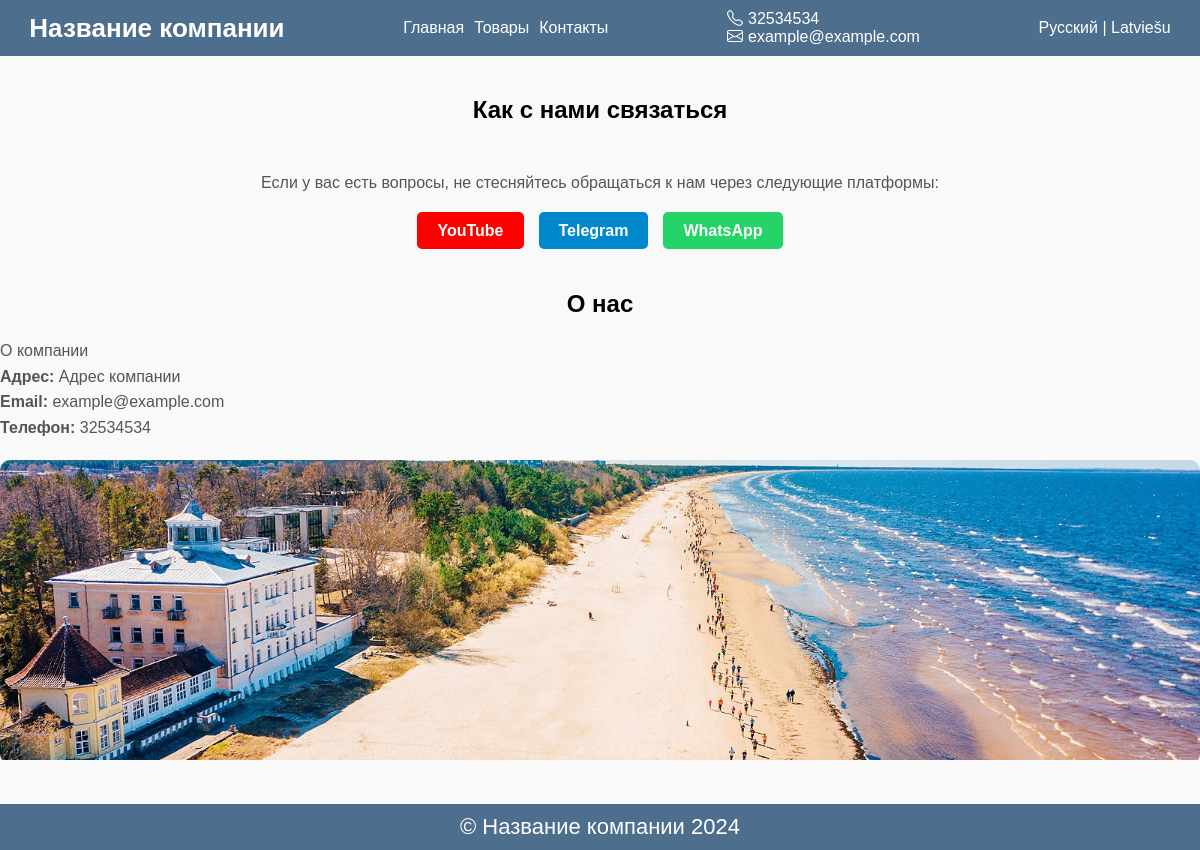
The app's page /ru/contacts/ with its own data.
### base/models.py (models this page shows, shortened)
class Company(models.Model):
    name = models.CharField(max_length=255, help_text="название компании", default="Название компании")
    phone_number = models.CharField(max_length=20, help_text="номер телефона", default="Номер телефона")
    email = models.EmailField(help_text="gmail почта", default="example@example.com")
    telegram_link = models.URLField(blank=True, null=True, help_text="ссылка на контакт в телеграм", default="")
    youtube_link = models.URLField(blank=True, null=True, help_text="ссылка на ютуб канал", default="")
    whatsapp_link = models.URLField(blank=True, null=True, help_text="ссылка на контакт в ватсапп", default="")
    address = models.CharField(max_length=255, help_text="адрес компании", default="Адрес компании")
    about = models.TextField(help_text="О компании текст", default="О компании")
    location_image = models.ImageField(upload_to='images/', blank=True, null=True, help_text="картинка города (где базируется компания)", default='images/jurmala.jpg')
    intro_img = models.ImageField(upload_to='images/', blank=True, null=True, help_text="картинка города (где базируется компания)", default='images/intro.jpg')
    class Meta:
        verbose_name = "Компания"
        verbose_name_plural = "Компания"

### base/views.py (the view)
# urls.py: path('contacts/', views.contacts, name='contacts'),
def contacts(request):
    company_info = get_company_info()
    return render(request, 'contacts.html', {'company_info': company_info})

### base/views.py (called while the page is built)
def get_company_info():
    company_info = Company.objects.first()
    return company_info

### templates/contacts.html
{% extends "main.html" %}
{% load static %}
{% load i18n %}
{% block content %}
<div class="contacts main-content">
  <div class="container">
    <h2 class="section-title">{% trans "Как с нами связаться" %}</h2>
    <div class="contacts__inner">
        <p>{% trans "Если у вас есть вопросы, не стесняйтесь обращаться к нам через следующие платформы:" %}</p>
        <ul class="social-links">
            <li>
                <a href="{{ company_info.youtube_link }}" target="_blank" class="social-link youtube">
                    {% trans "YouTube" %}
                </a>
            </li>
            <li>
                <a href="{{ company_info.telegram_link }}" target="_blank" class="social-link telegram">
                    {% trans "Telegram" %}
                </a>
            </li>
            <li>
                <a href="{{ company_info.whatsapp_link }}" target="_blank" class="social-link whatsapp">
                    {% trans "WhatsApp" %}
                </a>
            </li>
        </ul>
    </div>
    <div class="location-info">
        <h2>{% trans "О нас" %}</h2>
        <p>{{ company_info.about }}</p>
        <p><strong>{% trans "Адрес:" %}</strong> {{ company_info.address }}</p>
        <p><strong>{% trans "Email:" %}</strong> <a href="mailto:{{ company_info.email }}">{{ company_info.email }}</a></p>
        <p><strong>{% trans "Телефон:" %}</strong> <a href="tel:{{ company_info.phone_number }}">{{ company_info.phone_number }}</a></p>
        <div class="img__container">
            <img src="{{ company_info.location_image.url }}" alt="{% trans 'Юрмала' %}" class="location-image">
        </div>
    </div>
  </div>
</div>
{% endblock %}

### templates/header.html (shortened to what this page needs)
{% load static %}
{% load i18n %}
{% block content %}
<header class="header">
  <div class="container">
    <div class="header__inner">
      <h1 class="header-logo">{{ company_info.name }}</h1>
      <nav class="header-menu">
        <a href="{% url 'home' %}">{% trans "Главная" %}</a>
        <a href="{% url 'products' %}">{% trans "Товары" %}</a>
        <a href="{% url 'contacts' %}">{% trans "Контакты" %}</a>
      </nav>
      <div class="header-info">
        <a href="tel:{{ company_info.phone_number }}"><i class="bi bi-telephone"></i>{{ company_info.phone_number }}</a>
        <a href="mailto:{{ company_info.email }}"><i class="bi bi-envelope"></i>{{ company_info.email }}</a>
      </div>
      <div class="language-switcher">
        <a href="#" onclick="changeLanguage('ru')"{% if LANGUAGE_CODE == 'ru' %} class="active"{% endif %}>{% trans "Русский" %}</a> |
        <a href="#" onclick="changeLanguage('lv')"{% if LANGUAGE_CODE == 'lv' %} class="active"{% endif %}>{% trans "Latviešu" %}</a>
      </div>
    </div>
  </div>
</header>
{% endblock content %}

### templates/footer.html
<footer class="footer">
  <p>&copy; {{ company_info.name }} 2024</p>
</footer>

### Company/static/styles/main.css (style rules this page uses)
html { min-height: 100vh; }
body { padding: 0; margin: 0; width: 100%; min-height: 100vh; display: flex; flex-direction: column; font-family: "Manrope", sans-serif; }
* { padding: 0; margin: 0; box-sizing: border-box; }
.main-content { flex: 1; }
.container { max-width: 1400px; width: 100%; margin: 0 auto; }
.section-title { text-align: center; margin-bottom: 50px; }
footer { width: 100%; display: flex; justify-content: center; align-items: center; background-color: #4e6e8e; }
footer p { font-size: 22px; padding: 10px 0; color: #fff; text-align: center; }
a { color: inherit; text-decoration: none; -webkit-transition: .2s linear; -moz-transition: .2s linear; -ms-transition: .2s linear; -o-transition: .2s linear; transition: .2s linear; }
.header { width: 100%; background-color: #4e6e8e; color: #fff; position: sticky; z-index: 100; left: 0; top: 0; }
.header__inner { display: flex; justify-content: space-around; align-items: center; padding: 10px 0; gap: 60px; }
.header-logo { font-size: clamp(14px, 4vw, 26px); }
.header__inner .header-menu { display: flex; gap: 10px; margin-top: 4px; }
.header-menu a { padding-bottom: 3px; border-bottom: 1px solid transparent; }
.header-info { display: flex; flex-direction: column; align-items: flex-start; }
.header-info a { display: flex; gap: 5px; }
.contacts { flex: 1; display: flex; align-items: center; justify-content: center; padding: 40px 0; background-color: #f9f9f9; }
.contacts__inner p { text-align: center; font-size: 16px; color: #555; }
.contacts__inner ul { list-style-type: none; padding: 0; text-align: center; margin: 20px 0; }
.contacts__inner li { margin: 10px 0; }
.social-links { display: flex; justify-content: center; gap: 15px; }
.social-link { color: white; padding: 10px 20px; border-radius: 5px; font-weight: bold; text-decoration: none; }
.social-links li { -webkit-transition: .3s linear; -moz-transition: .3s linear; -ms-transition: .3s linear; -o-transition: .3s linear; transition: .3s linear; }
.social-link.youtube { background-color: #FF0000; }
.social-link.telegram { background-color: #0088cc; }
.social-link.whatsapp { background-color: #25D366; }
.location-info { margin-top: 40px; }
.location-info h2 { text-align: center; font-size: 24px; margin-bottom: 20px; }
.location-info p { font-size: 16px; color: #555; line-height: 1.6; }
.location-info img.location-image { width: 100%; -webkit-transition: .5s linear; -moz-transition: .5s linear; -ms-transition: .5s linear; -o-transition: .5s linear; transition: .5s linear; }
.location-info .img__container { overflow: hidden; width: 100%; margin-top: 20px; border-radius: 10px; }

### records on screen
Company: name "Название компании", phone_number "32534534", email "example@example.com", about "О компании", address "Адрес компании", location_image (picture)
